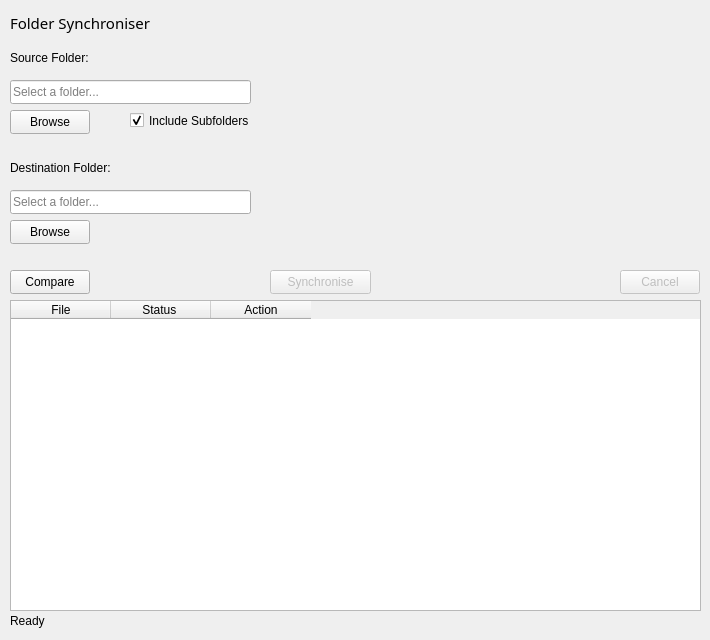
      <widget class="QWidget" name="folderSynchroniserPage">
       <widget class="QLabel" name="folderSynchroniserTitleLabel">
        <property name="geometry">
         <rect>
          <x>10</x>
          <y>10</y>
          <width>170</width>
          <height>25</height>
         </rect>
        </property>
        <property name="font">
         <font>
          <family>Segoe UI Black</family>
          <pointsize>11</pointsize>
         </font>
        </property>
        <property name="text">
         <string>Folder Synchroniser</string>
        </property>
       </widget>
       <widget class="QLabel" name="sourceFolderTitleLabel">
        <property name="geometry">
         <rect>
          <x>10</x>
          <y>50</y>
          <width>111</width>
          <height>16</height>
         </rect>
        </property>
        <property name="text">
         <string>Source Folder:</string>
        </property>
       </widget>
       <widget class="QLineEdit" name="sourceFolderPathEdit">
        <property name="geometry">
         <rect>
          <x>10</x>
          <y>80</y>
          <width>241</width>
          <height>24</height>
         </rect>
        </property>
        <property name="readOnly">
         <bool>true</bool>
        </property>
        <property name="placeholderText">
         <string>Select a folder...</string>
        </property>
       </widget>
       <widget class="QPushButton" name="browseSourceFolderButton">
        <property name="geometry">
         <rect>
          <x>10</x>
          <y>110</y>
          <width>80</width>
          <height>24</height>
         </rect>
        </property>
        <property name="text">
         <string>Browse</string>
        </property>
       </widget>
       <widget class="QLabel" name="destinationFolderTitleLabel">
        <property name="geometry">
         <rect>
          <x>10</x>
          <y>160</y>
          <width>111</width>
          <height>16</height>
         </rect>
        </property>
        <property name="text">
         <string>Destination Folder:</string>
        </property>
       </widget>
       <widget class="QLineEdit" name="destinationFolderPathEdit">
        <property name="geometry">
         <rect>
          <x>10</x>
          <y>190</y>
          <width>241</width>
          <height>24</height>
         </rect>
        </property>
        <property name="readOnly">
         <bool>true</bool>
        </property>
        <property name="placeholderText">
         <string>Select a folder...</string>
        </property>
       </widget>
       <widget class="QPushButton" name="browseDestinationFolderButton">
        <property name="geometry">
         <rect>
          <x>10</x>
          <y>220</y>
          <width>80</width>
          <height>24</height>
         </rect>
        </property>
        <property name="text">
         <string>Browse</string>
        </property>
       </widget>
       <widget class="QCheckBox" name="syncRecursiveCheckBox">
        <property name="geometry">
         <rect>
          <x>130</x>
          <y>110</y>
          <width>131</width>
          <height>21</height>
         </rect>
        </property>
        <property name="text">
         <string>Include Subfolders</string>
        </property>
        <property name="checked">
         <bool>true</bool>
        </property>
       </widget>
       <widget class="QPushButton" name="compareFoldersButton">
        <property name="geometry">
         <rect>
          <x>10</x>
          <y>270</y>
          <width>80</width>
          <height>24</height>
         </rect>
        </property>
        <property name="text">
         <string>Compare</string>
        </property>
       </widget>
       <widget class="QPushButton" name="synchroniseFoldersButton">
        <property name="enabled">
         <bool>false</bool>
        </property>
        <property name="geometry">
         <rect>
          <x>270</x>
          <y>270</y>
          <width>101</width>
          <height>24</height>
         </rect>
        </property>
        <property name="text">
         <string>Synchronise</string>
        </property>
       </widget>
       <widget class="QPushButton" name="cancelFolderSyncButton">
        <property name="enabled">
         <bool>false</bool>
        </property>
        <property name="geometry">
         <rect>
          <x>620</x>
          <y>270</y>
          <width>80</width>
          <height>24</height>
         </rect>
        </property>
        <property name="text">
         <string>Cancel</string>
        </property>
       </widget>
       <widget class="QLabel" name="folderSyncStatusLabel">
        <property name="geometry">
         <rect>
          <x>10</x>
          <y>610</y>
          <width>361</width>
          <height>21</height>
         </rect>
        </property>
        <property name="text">
         <string>Ready</string>
        </property>
       </widget>
       <widget class="QTableWidget" name="folderSyncResultsTable">
        <property name="geometry">
         <rect>
          <x>10</x>
          <y>300</y>
          <width>691</width>
          <height>311</height>
         </rect>
        </property>
        <column>
         <property name="text">
          <string>File</string>
         </property>
        </column>
        <column>
         <property name="text">
          <string>Status </string>
         </property>
        </column>
        <column>
         <property name="text">
          <string>Action</string>
         </property>
        </column>
       </widget>
      </widget>
